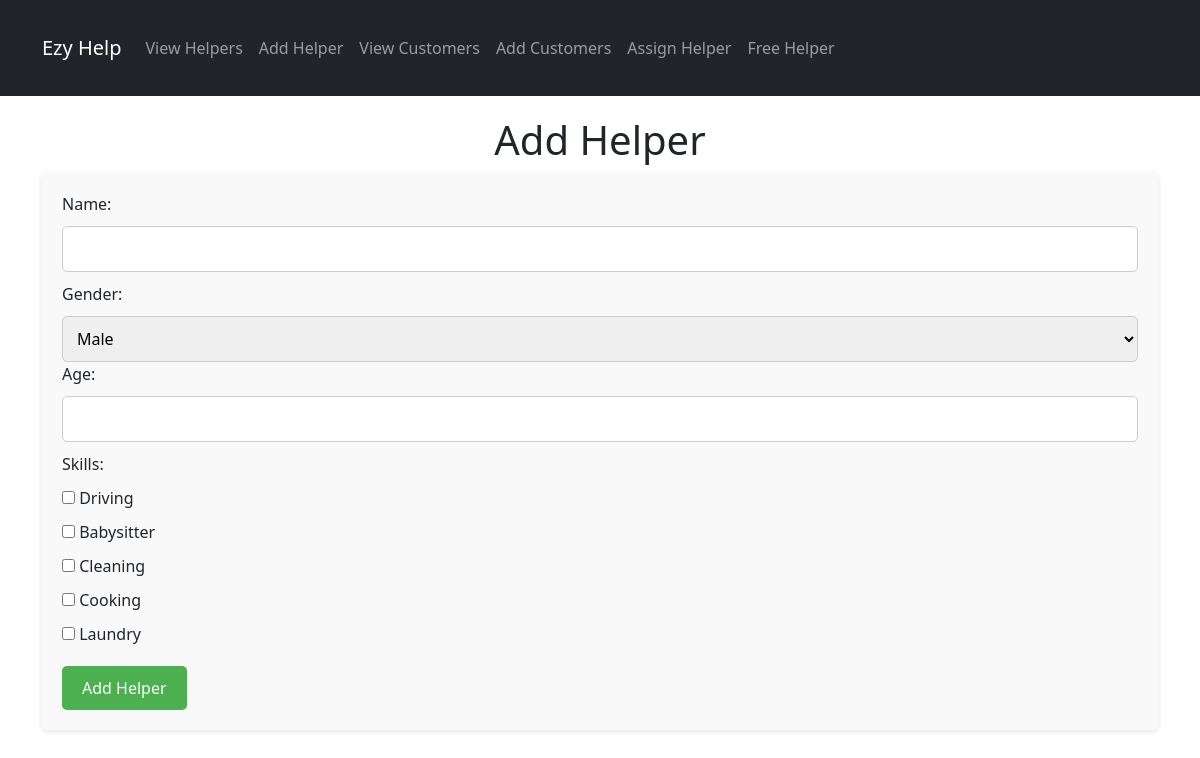
Screenshot of /add_helper with the database file from the repository.
### app1/models.py (models this page shows, shortened)
class Skill(models.Model):
    name = models.CharField(max_length=100)

### app1/views.py (the view)
# urls.py: path('add_helper',views.add_helper,name='add_helper'),
def add_helper(request):
    if request.method == 'POST':
        form = HelperForm(request.POST)
        if form.is_valid():
            print("form valid")
            name = form.cleaned_data['name']
            gender = form.cleaned_data['gender']
            age = form.cleaned_data['age']
            skills = form.cleaned_data.get('skills', [])
            print(skills)
            helper = Helper.objects.create(name=name, gender=gender, age=age)
            helper.skills.set(skills)
            helper.save()
            messages.success(request, 'Helper added successfully!')
            return redirect('add_helper')
        else:
            print("form Invalid")
            skills = Skill.objects.all()
            context = {
                'skills': skills,
                'form': form
            }
            return render(request, 'add_helper.html', context)
    else:
        form = HelperForm()
        skills=Skill.objects.all()
        context ={
            'skills':skills,
            'form': form
        }
        return render(request, 'add_helper.html',context)

### app1/forms.py (shortened to what this page needs)
class HelperForm(forms.ModelForm):
    class Meta:
        model = Helper
        fields = ['name', 'gender', 'age','skills']
    def __init__(self, *args, **kwargs):
        super().__init__(*args, **kwargs)
        self.fields['skills'].widget.attrs['class'] = 'checkbox-group required'

### app1/templates/add_helper.html (shortened to what this page needs)
<!DOCTYPE html>
<html lang="en">
<head>
        <link href="https://cdn.jsdelivr.net/npm/bootstrap@5.0.2/dist/css/bootstrap.min.css" rel="stylesheet">
</head>
<body>
 {% include "navbar.html" %}
    <div class="container">
        <h1>Add Helper</h1>
        <form method="post">
            <label for="name">Name:</label>
            <input type="text" id="name" name="name">
            <label for="gender">Gender:</label>
            <select id="gender" name="gender">
                <option value="Male">Male</option>
            </select>
            <label for="age">Age:</label>
            <input type="number" id="age" name="age">
            <div class="checkbox-group">
                <label>Skills:</label><br>
                {% for skill in skills %}
                    <div>
                        <div><label><input type="checkbox" name="skills" value="{{ skill.id }}"> {{ skill.name }}</label></div>
                    </div>
                {% endfor %}
            </div>
            <button type="submit">Add Helper</button>
        </form>
    </div>
</body>
</html>

### app1/templates/add_helper.html (style rules this page uses)
body { font-family: Arial, sans-serif; margin: 0; padding: 0; }
.container { max-width: 600px; margin: 0 auto; padding: 20px; box-sizing: border-box; }
h1 { text-align: center; margin-bottom: 20px; }
form { background-color: #f9f9f9; padding: 20px; border-radius: 5px; box-shadow: 0 2px 5px rgba(0, 0, 0, 0.1); }
label { display: block; margin-bottom: 10px; }
input[type="text"], input[type="number"], select { width: 100%; padding: 10px; margin-bottom: 10px; border: 1px solid #ccc; border-radius: 5px; box-sizing: border-box; }
.checkbox-group { margin-bottom: 10px; }
button[type="submit"] { background-color: #4CAF50; color: white; padding: 10px 20px; border: none; border-radius: 5px; cursor: pointer; }

### rows the page displays
Skill: name "Driving"
Skill: name "Babysitter"
Skill: name "Cleaning"
Skill: name "Cooking"
Skill: name "Laundry"
